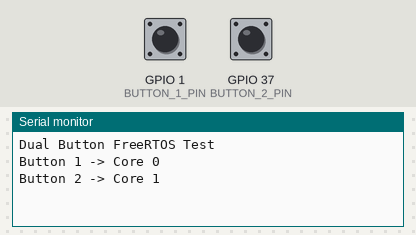
The sketch below on a simulated ESP32-S3. Shown: the last lines printed to the serial monitor. The test bench sets the inputs (shaded band); at power-on: GPIO 1 (BUTTON_1_PIN) HIGH, GPIO 37 (BUTTON_2_PIN) HIGH.

Above: at 3.2 s.
3.3 s: GPIO 1 (BUTTON_1_PIN) pulled LOW for 0.15 s
At 4.3 s:
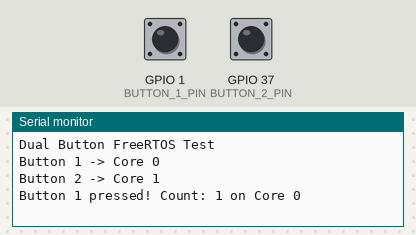
4.9 s: GPIO 37 (BUTTON_2_PIN) pulled LOW for 0.15 s
At 5.6 s:
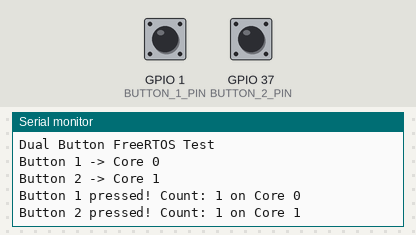
6.5 s: GPIO 1 (BUTTON_1_PIN) pulled LOW for 1 s
At 6.8 s:
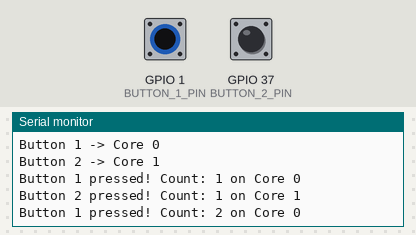
9.0 s: GPIO 37 (BUTTON_2_PIN) pulled LOW for 1 s
At 10.0 s:
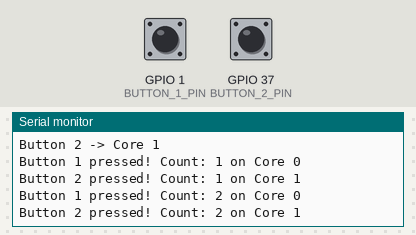

The sketch:

sketch.ino
```cpp
#include <Arduino.h>

#define CORE_0 0
#define CORE_1 1

#define BUTTON_1_PIN 1
#define BUTTON_2_PIN 37

int button1Count = 0;
int button2Count = 0;

// Task Button 1 di Core 0
void button1Task(void *pvParameters) {
  pinMode(BUTTON_1_PIN, INPUT_PULLUP);

  for(;;) {
    if(digitalRead(BUTTON_1_PIN) == LOW) {
      button1Count++;
      Serial.println("Button 1 pressed! Count: " + String(button1Count) + " on Core 0");
      delay(200); // Simple debounce
      while(digitalRead(BUTTON_1_PIN) == LOW) { delay(10); } // Wait release
    }
    delay(10);
  }
}

// Task Button 2 di Core 1
void button2Task(void *pvParameters) {
  pinMode(BUTTON_2_PIN, INPUT_PULLUP);

  for(;;) {
    if(digitalRead(BUTTON_2_PIN) == LOW) {
      button2Count++;
      Serial.println("Button 2 pressed! Count: " + String(button2Count) + " on Core 1");
      delay(200); // Simple debounce
      while(digitalRead(BUTTON_2_PIN) == LOW) { delay(10); } // Wait release
    }
    delay(10);
  }
}

void setup() {
  Serial.begin(115200);
  delay(2000);

  Serial.println("Dual Button FreeRTOS Test");
  Serial.println("Button 1 -> Core 0");
  Serial.println("Button 2 -> Core 1");

  xTaskCreatePinnedToCore(button1Task, "BTN1", 1024, NULL, 1, NULL, CORE_0);
  xTaskCreatePinnedToCore(button2Task, "BTN2", 1024, NULL, 1, NULL, CORE_1);
}

void loop() {
  delay(1000);
}
```

Measured:
- after the input at 3.3 s, the serial monitor: prints a new line at once (image 1)
- after the input at 4.9 s, the serial monitor: prints a new line at once (image 2)
- after the input at 6.5 s, the serial monitor: prints a new line at once (image 3)
- after the input at 9.0 s, the serial monitor: prints a new line at once (image 4)
